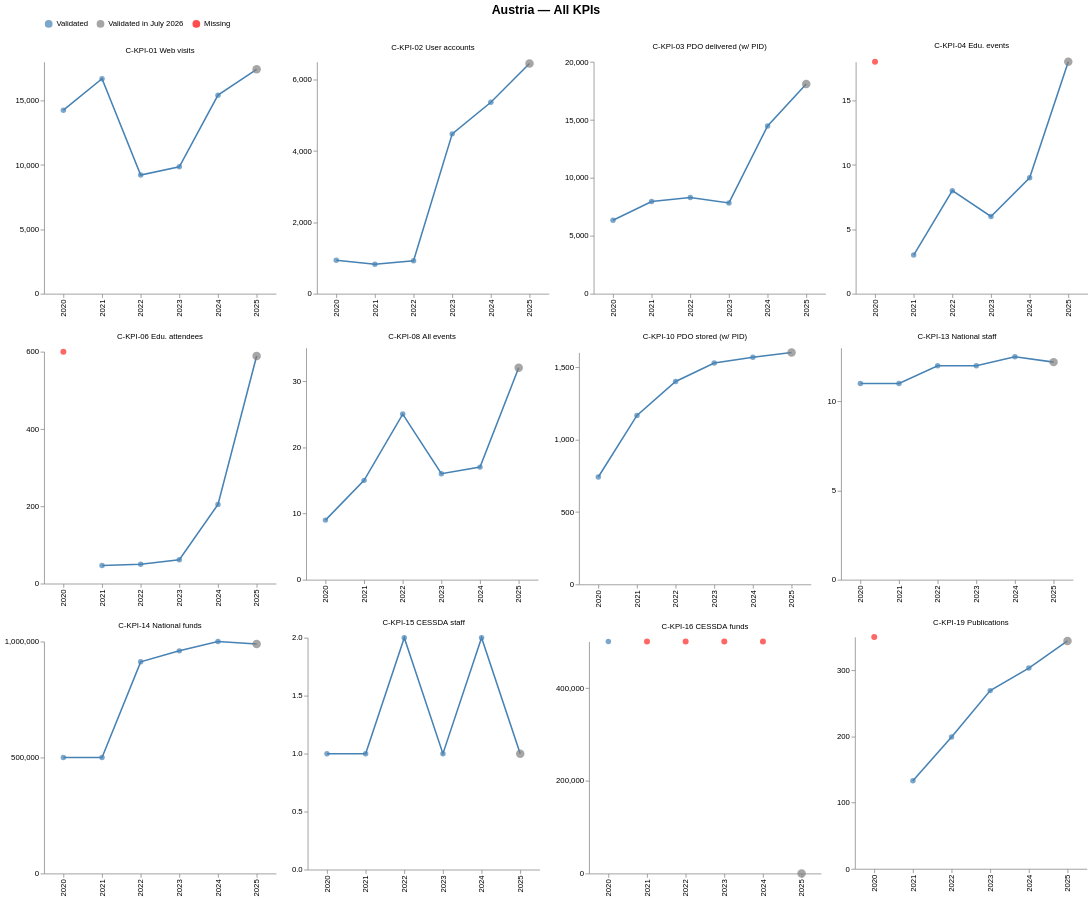

Source (notebook cell):
### Code cell
from sp_analysis import load_data, KPI_LABELS, prepare_by_kpi_all_countries, facet_chart_by_country


#sheet_id = '1m9Phl1uxPN9hL4zmgSGFMOFs1X-UmjxP'
#gid = '663340094'
#url = f'https://docs.google.com/spreadsheets/d/{sheet_id}/gviz/tq?tqx=out:csv&gid={gid}'


df = load_data()
ALL_KPIS = list(KPI_LABELS.keys())
long_df = prepare_by_kpi_all_countries(df, ALL_KPIS)

facet_chart_by_country(long_df, country='Austria', title='Austria — All KPIs')

### Figure 1 — Vega-Lite specification as saved in the notebook (floating-point values rounded to 4 significant figures)
{"config": {"view": {"continuousWidth": 300, "continuousHeight": 300, "stroke": null}, "header": {"titleFontSize": 20}, "legend": {"direction": "horizontal", "orient": "top", "title": null}}, "data": {"name": "data-dc12679f8678896fea34579bb12d8758"}, "facet": {"field": "kpi", "header": {"labelOrient": "top", "titleOrient": "top"}, "title": null, "type": "nominal"}, "spec": {"layer": [{"mark": {"type": "line", "color": "steelblue"}, "encoding": {"x": {"field": "year", "title": null, "type": "ordinal"}, "y": {"axis": {"grid": false, "tickCount": 3}, "field": "value", "title": null, "type": "quantitative"}}}, {"mark": {"type": "point", "filled": true}, "encoding": {"color": {"field": "status", "scale": {"domain": ["Validated", "Validated in July 2026", "Missing"], "range": ["steelblue", "grey", "red"]}, "type": "nominal"}, "size": {"condition": {"test": "(datum.year === 2025)", "value": 120}, "value": 50}, "x": {"field": "year", "title": null, "type": "ordinal"}, "y": {"axis": {"grid": false, "tickCount": 3}, "field": "value", "title": null, "type": "quantitative"}}, "transform": [{"filter": "isValid(datum.value)"}]}, {"mark": {"type": "point", "filled": true, "opacity": 0.6, "size": 60, "strokeWidth": 2}, "encoding": {"color": {"field": "status", "scale": {"domain": ["Validated", "Validated in July 2026", "Missing"], "range": ["steelblue", "grey", "red"]}, "type": "nominal"}, "x": {"field": "year", "type": "ordinal"}, "y": {"value": 0}}, "transform": [{"filter": "!isValid(datum.value)"}]}], "width": 300}, "columns": 4, "resolve": {"axis": {"x": "independent"}, "scale": {"y": "independent"}}, "title": {"text": "Austria — All KPIs", "anchor": "middle", "fontSize": 16, "fontWeight": "bold"}, "$schema": "https://vega.github.io/schema/vega-lite/v6.1.0.json", "datasets": {"data-dc12679f8678896fea34579bb12d8758": [{"countryname": "Austria", "year": 2020, "value": 14250.0, "kpi": "C-KPI-01 Web visits", "status": "Validated"}, {"countryname": "Austria", "year": 2021, "value": 16690.0, "kpi": "C-KPI-01 Web visits", "status": "Validated"}, {"countryname": "Austria", "year": 2022, "value": 9211.0, "kpi": "C-KPI-01 Web visits", "status": "Validated"}, {"countryname": "Austria", "year": 2023, "value": 9854.0, "kpi": "C-KPI-01 Web visits", "status": "Validated"}, {"countryname": "Austria", "year": 2024, "value": 15420.0, "kpi": "C-KPI-01 Web visits", "status": "Validated"}, {"countryname": "Austria", "year": 2025, "value": 17420.0, "kpi": "C-KPI-01 Web visits", "status": "Validated in July 2026"}, {"countryname": "Austria", "year": 2020, "value": 938.0, "kpi": "C-KPI-02 User accounts", "status": "Validated"}, {"countryname": "Austria", "year": 2021, "value": 829.0, "kpi": "C-KPI-02 User accounts", "status": "Validated"}, {"countryname": "Austria", "year": 2022, "value": 926.0, "kpi": "C-KPI-02 User accounts", "status": "Validated"}, {"countryname": "Austria", "year": 2023, "value": 4481.0, "kpi": "C-KPI-02 User accounts", "status": "Validated"}, {"countryname": "Austria", "year": 2024, "value": 5367.0, "kpi": "C-KPI-02 User accounts", "status": "Validated"}, {"countryname": "Austria", "year": 2025, "value": 6452.0, "kpi": "C-KPI-02 User accounts", "status": "Validated in July 2026"}, {"countryname": "Austria", "year": 2020, "value": 6335.0, "kpi": "C-KPI-03 PDO delivered (w/ PID)", "status": "Validated"}, {"countryname": "Austria", "year": 2021, "value": 7954.0, "kpi": "C-KPI-03 PDO delivered (w/ PID)", "status": "Validated"}, {"countryname": "Austria", "year": 2022, "value": 8294.0, "kpi": "C-KPI-03 PDO delivered (w/ PID)", "status": "Validated"}, {"countryname": "Austria", "year": 2023, "value": 7831.0, "kpi": "C-KPI-03 PDO delivered (w/ PID)", "status": "Validated"}, {"countryname": "Austria", "year": 2024, "value": 14470.0, "kpi": "C-KPI-03 PDO delivered (w/ PID)", "status": "Validated"}, {"countryname": "Austria", "year": 2025, "value": 18080.0, "kpi": "C-KPI-03 PDO delivered (w/ PID)", "status": "Validated in July 2026"}, {"countryname": "Austria", "year": 2020, "value": null, "kpi": "C-KPI-04 Edu. events", "status": "Missing"}, {"countryname": "Austria", "year": 2021, "value": 3.0, "kpi": "C-KPI-04 Edu. events", "status": "Validated"}, {"countryname": "Austria", "year": 2022, "value": 8.0, "kpi": "C-KPI-04 Edu. events", "status": "Validated"}, {"countryname": "Austria", "year": 2023, "value": 6.0, "kpi": "C-KPI-04 Edu. events", "status": "Validated"}, {"countryname": "Austria", "year": 2024, "value": 9.0, "kpi": "C-KPI-04 Edu. events", "status": "Validated"}, {"countryname": "Austria", "year": 2025, "value": 18.0, "kpi": "C-KPI-04 Edu. events", "status": "Validated in July 2026"}, {"countryname": "Austria", "year": 2020, "value": null, "kpi": "C-KPI-06 Edu. attendees", "status": "Missing"}, {"countryname": "Austria", "year": 2021, "value": 47.0, "kpi": "C-KPI-06 Edu. attendees", "status": "Validated"}, {"countryname": "Austria", "year": 2022, "value": 50.0, "kpi": "C-KPI-06 Edu. attendees", "status": "Validated"}, {"countryname": "Austria", "year": 2023, "value": 62.0, "kpi": "C-KPI-06 Edu. attendees", "status": "Validated"}, {"countryname": "Austria", "year": 2024, "value": 205.0, "kpi": "C-KPI-06 Edu. attendees", "status": "Validated"}, {"countryname": "Austria", "year": 2025, "value": 589.0, "kpi": "C-KPI-06 Edu. attendees", "status": "Validated in July 2026"}, {"countryname": "Austria", "year": 2020, "value": 9.0, "kpi": "C-KPI-08 All events", "status": "Validated"}, {"countryname": "Austria", "year": 2021, "value": 15.0, "kpi": "C-KPI-08 All events", "status": "Validated"}, {"countryname": "Austria", "year": 2022, "value": 25.0, "kpi": "C-KPI-08 All events", "status": "Validated"}, {"countryname": "Austria", "year": 2023, "value": 16.0, "kpi": "C-KPI-08 All events", "status": "Validated"}, {"countryname": "Austria", "year": 2024, "value": 17.0, "kpi": "C-KPI-08 All events", "status": "Validated"}, {"countryname": "Austria", "year": 2025, "value": 32.0, "kpi": "C-KPI-08 All events", "status": "Validated in July 2026"}, {"countryname": "Austria", "year": 2020, "value": 741.0, "kpi": "C-KPI-10 PDO stored (w/ PID)", "status": "Validated"}, {"countryname": "Austria", "year": 2021, "value": 1166.0, "kpi": "C-KPI-10 PDO stored (w/ PID)", "status": "Validated"}, {"countryname": "Austria", "year": 2022, "value": 1400.0, "kpi": "C-KPI-10 PDO stored (w/ PID)", "status": "Validated"}, {"countryname": "Austria", "year": 2023, "value": 1527.0, "kpi": "C-KPI-10 PDO stored (w/ PID)", "status": "Validated"}, {"countryname": "Austria", "year": 2024, "value": 1567.0, "kpi": "C-KPI-10 PDO stored (w/ PID)", "status": "Validated"}, {"countryname": "Austria", "year": 2025, "value": 1600.0, "kpi": "C-KPI-10 PDO stored (w/ PID)", "status": "Validated in July 2026"}, {"countryname": "Austria", "year": 2020, "value": 11.0, "kpi": "C-KPI-13 National staff", "status": "Validated"}, {"countryname": "Austria", "year": 2021, "value": 11.0, "kpi": "C-KPI-13 National staff", "status": "Validated"}, {"countryname": "Austria", "year": 2022, "value": 12.0, "kpi": "C-KPI-13 National staff", "status": "Validated"}, {"countryname": "Austria", "year": 2023, "value": 12.0, "kpi": "C-KPI-13 National staff", "status": "Validated"}, {"countryname": "Austria", "year": 2024, "value": 12.5, "kpi": "C-KPI-13 National staff", "status": "Validated"}, {"countryname": "Austria", "year": 2025, "value": 12.2, "kpi": "C-KPI-13 National staff", "status": "Validated in July 2026"}, {"countryname": "Austria", "year": 2020, "value": 500000.0, "kpi": "C-KPI-14 National funds", "status": "Validated"}, {"countryname": "Austria", "year": 2021, "value": 500000.0, "kpi": "C-KPI-14 National funds", "status": "Validated"}, {"countryname": "Austria", "year": 2022, "value": 912700.0, "kpi": "C-KPI-14 National funds", "status": "Validated"}, {"countryname": "Austria", "year": 2023, "value": 960000.0, "kpi": "C-KPI-14 National funds", "status": "Validated"}, {"countryname": "Austria", "year": 2024, "value": 1000000.0, "kpi": "C-KPI-14 National funds", "status": "Validated"}, {"countryname": "Austria", "year": 2025, "value": 990000.0, "kpi": "C-KPI-14 National funds", "status": "Validated in July 2026"}, {"countryname": "Austria", "year": 2020, "value": 1.0, "kpi": "C-KPI-15 CESSDA staff", "status": "Validated"}, {"countryname": "Austria", "year": 2021, "value": 1.0, "kpi": "C-KPI-15 CESSDA staff", "status": "Validated"}, {"countryname": "Austria", "year": 2022, "value": 2.0, "kpi": "C-KPI-15 CESSDA staff", "status": "Validated"}, {"countryname": "Austria", "year": 2023, "value": 1.0, "kpi": "C-KPI-15 CESSDA staff", "status": "Validated"}, {"countryname": "Austria", "year": 2024, "value": 2.0, "kpi": "C-KPI-15 CESSDA staff", "status": "Validated"}, {"countryname": "Austria", "year": 2025, "value": 1.0, "kpi": "C-KPI-15 CESSDA staff", "status": "Validated in July 2026"}, {"countryname": "Austria", "year": 2020, "value": 500000.0, "kpi": "C-KPI-16 CESSDA funds", "status": "Validated"}, {"countryname": "Austria", "year": 2021, "value": null, "kpi": "C-KPI-16 CESSDA funds", "status": "Missing"}, {"countryname": "Austria", "year": 2022, "value": null, "kpi": "C-KPI-16 CESSDA funds", "status": "Missing"}, {"countryname": "Austria", "year": 2023, "value": null, "kpi": "C-KPI-16 CESSDA funds", "status": "Missing"}, {"countryname": "Austria", "year": 2024, "value": null, "kpi": "C-KPI-16 CESSDA funds", "status": "Missing"}, {"countryname": "Austria", "year": 2025, "value": 0.0, "kpi": "C-KPI-16 CESSDA funds", "status": "Validated in July 2026"}, {"countryname": "Austria", "year": 2020, "value": null, "kpi": "C-KPI-19 Publications", "status": "Missing"}, {"countryname": "Austria", "year": 2021, "value": 133.0, "kpi": "C-KPI-19 Publications", "status": "Validated"}, {"countryname": "Austria", "year": 2022, "value": 199.0, "kpi": "C-KPI-19 Publications", "status": "Validated"}, {"countryname": "Austria", "year": 2023, "value": 269.0, "kpi": "C-KPI-19 Publications", "status": "Validated"}, {"countryname": "Austria", "year": 2024, "value": 303.0, "kpi": "C-KPI-19 Publications", "status": "Validated"}, {"countryname": "Austria", "year": 2025, "value": 344.0, "kpi": "C-KPI-19 Publications", "status": "Validated in July 2026"}]}}
